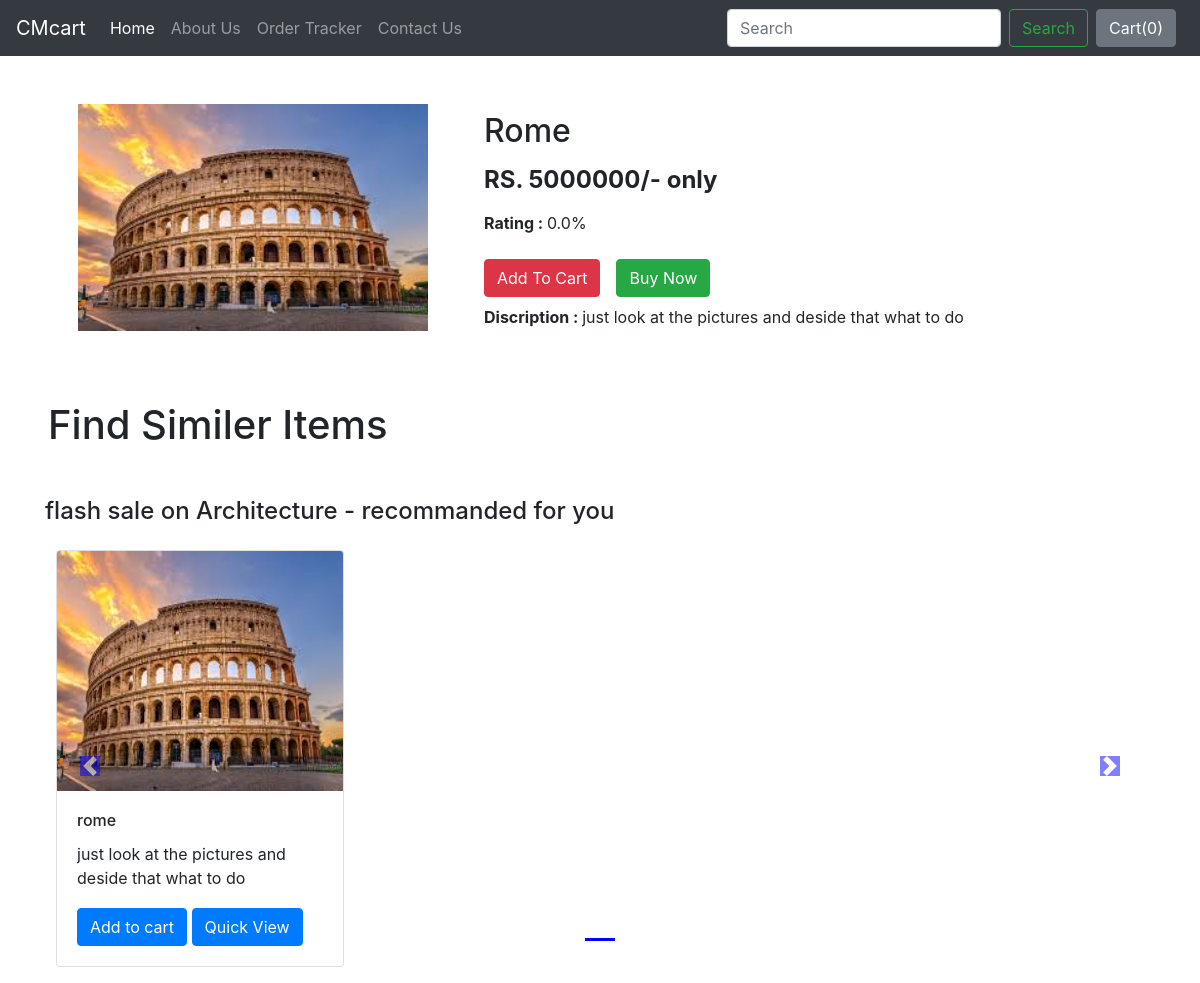
Screenshot of /shop/product/12 with the database file from the repository.
### shop/models.py (models this page shows)
class Product(models.Model):
    product_id = models.AutoField
    product_name = models.CharField( max_length =  50)
    product_category = models.CharField(max_length = 50 , default = '')
    product_sub_category = models.CharField(max_length = 50 , default = '')
    product_prize = models.IntegerField(default=0)
    product_pub_date = models.DateField()
    product_disc = models.CharField( max_length = 300)
    product_image = models.ImageField(default='', upload_to="shop/image")
    product_rating = models.FloatField(max_length= 5.0 , default= 0.0 )
    def __str__(self) :
        return self.product_name

### shop/views.py (the view)
# urls.py: path('product/<int:id>', views.ProductView, name="productView"),
def ProductView(request, id):
    product = Product.objects.filter(id=id)
    prodcat = product[0].product_category
    simiprod = Product.objects.filter(product_category=prodcat)
    print(simiprod)
    n = len(simiprod)
    n_slide = n//4 + ceil(n/4 - n//4)
    params = {'product':product[0], 'simiprod' : [[simiprod,range(1,n_slide), n_slide ], ] }
    return render(request,'shop/product.html',params)

### shop/templates/shop/product.html (shortened to what this page needs)
{% extends "shop/basic.html"  %}
{% block body %}
<div class="container-fluid">
    <div class="row  mx-5 my-5 ">
        <div class="col-md-4" >
            <img src="/media/{{product.product_image}}" id="prodImg" />
        </div>
        <div class="col-md-8" >
            <div class="row my-2 mx-5">
                <h2>{{product.product_name|title}}</h2>
            </div>
            <div class="row my-2 mx-5 ">
                <h4><b>RS. {{product.product_prize}}/- only</b></h4>
            </div>
            <div class="row  mx-5 ">
                <p><b>Rating : </b>{{product.product_rating}}%</p>
            </div>
            <div class="row my-2 mx-5 ">
                <button class="btn btn-info btn-danger cart  ">  Add To Cart  </button>
                <a href="/shop/checkout/{{product.id}}"><button class="btn btn-success mx-3">  Buy Now  </button></a>
            </div>
            <div class="row my-2 mx-5 my-1">
                <p><b>Discription : </b>{{product.product_disc}}</p>
            </div>
        </div>
    </div>
</div>
<h1 class="mx-5 my-5">Find Similer Items</h1>
<div class="container">
        {% for product , range , n_side in simiprod %}
        <h4 calss="my-4"> flash sale on {{ product.0.product_category }} - recommanded for you </h4>
        <div CLass="row">
        <div id="demo{{ forloop.counter }}" class="col carousel slide my-3" data-ride="carousel">
            <ul class="carousel-indicators">
                <li data-target="#demo{{ forloop.counter }}" data-slide-to="0" class="active"></li>
            </ul>
            <div class="carousel-item active">
                {% for i in product %}
                <div class="col-xs-3 col-sm-3 col-md-3">
                    <div class="card" style="width: 18rem;">
                        <img src='/media/{{ i.product_image }}' class="card-img-top" alt="...">
                        <div class="card-body">
                            <h6 class="card-title">{{i.product_name}}</h6>
                            <p class="card-text">{{ i.product_disc }}</p>
                            <button id="pr{{i.id}}" class="btn btn-primary cart">Add to cart</button>
                            <a href="/shop/product/{{ i.id }}"> <button id="qv{{i.id}}" class="btn btn-primary">Quick View</button></a>
                        </div>
                    </div>
                </div>
                {% endfor %}
            </div>
        </div>
            <a class="carousel-control-prev" href="#demo{{ forloop.counter }}" data-slide="prev">
                <span class="carousel-control-prev-icon"></span>
            </a>
            <a class="carousel-control-next" href="#demo{{ forloop.counter }}" data-slide="next">
                <span class="carousel-control-next-icon"></span>
            </a>
        </div>
        {% endfor %}
    </div>
{% endblock %}

### rows the page displays
Product: product_image (picture), product_name "Rome", product_prize "5000000", product_rating "0.0", product_disc "just look at the pictures and deside that what to do", product_category "Architecture", product_name "rome"
